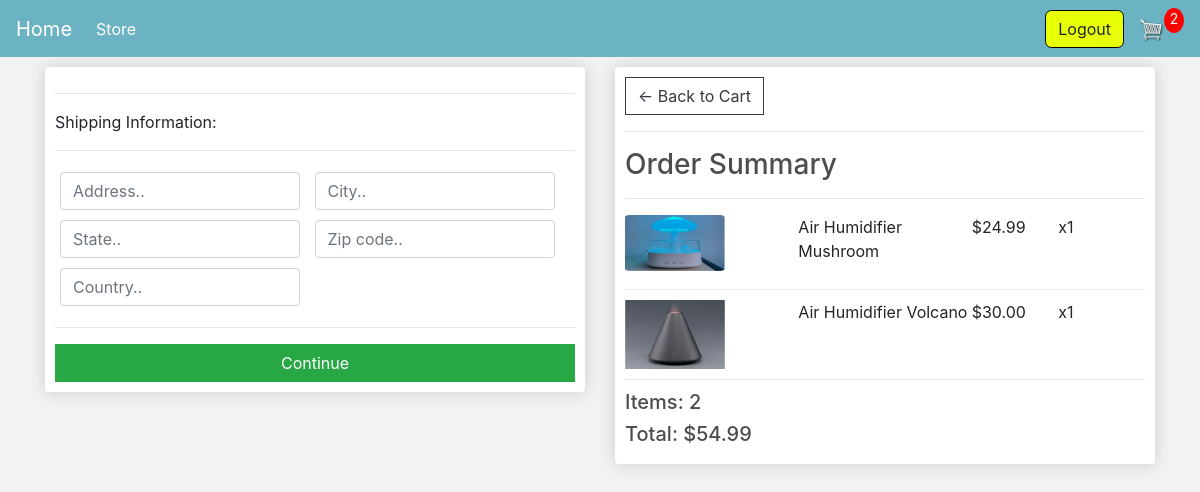
The app's page /checkout/ (signed in) with its own data.
### store/models.py (models this page shows, shortened)
class Order(models.Model):
    customer = models.ForeignKey(Customer, on_delete=models.SET_NULL, blank=True, null=True)
    date_ordered = models.DateTimeField(auto_now_add=True)
    complete = models.BooleanField(default=False, null = True, blank = False)
    transaction_id = models.CharField(max_length = 200, null=True)
    @property
    def shipping(self):
        shipping = False
        orderitems = self.orderitem_set.all()
        for i in orderitems :
            if i.product.digital == False:
                shipping = True
        return shipping
    @property
    def get_cart_total(self):
        orderitems = self.orderitem_set.all()
        total = sum([item.get_total for item in orderitems])
        return total
    def get_cart_items(self):
        orderitems = self.orderitem_set.all()
        total = sum([item.quantity for item in orderitems])
        return total

class OrderItem(models.Model):
    product = models.ForeignKey(Product, on_delete=models.SET_NULL, blank=True, null=True)
    order = models.ForeignKey(Order, on_delete=models.SET_NULL, blank=True, null=True)
    quantity = models.IntegerField(default=0, null=True, blank=True)
    date_added = models.DateTimeField(auto_now_add=True)
    @property
    def get_total(self):
        total = self.product.price * self.quantity
        return total

class Product(models.Model):
    name = models.CharField(max_length=200, null=True)
    price = models.DecimalField(max_digits=8, decimal_places=2)
    digital = models.BooleanField(default=False, null = True, blank = False) # might change blank and null again
    image =  models.ImageField(null=True, blank=True)
    @property
    def imageURL(self):
        try:
            url = self.image.url
        except:
            url = ''
        return url

### store/views.py (the view)
# urls.py: path('checkout/', views.checkout, name='checkout'),
def checkout(request):
    data = cartData(request)
    cartItems = data['cartItems']
    order = data['order']
    items = data['items']
    context = {'items' : items, 'order' : order, 'cartItems':cartItems}
    return render(request, 'store/checkout.html', context)

### store/utils.py (called while the page is built)
def cartData(request):
    if request.user.is_authenticated :
        customer = request.user.customer
        order, created = Order.objects.get_or_create(customer=customer, complete=False)
        items = order.orderitem_set.all()
        cartItems = order.get_cart_items
    else :
        cookieData = cookieCart(request)
        cartItems = cookieData['cartItems']
        order = cookieData['order']
        items = cookieData['items']
    return {'cartItems':cartItems, 'order':order, 'items':items}

### store/templates/store/checkout.html (shortened to what this page needs)
{% extends 'store/main.html' %}
{% load static %}
{% block content %}
<div class="row">
    <div class="col-lg-6">
        <div class="box-element" id="form-wrapper">
            <form id="form">
                <div id="shipping-info">
                    <hr>
                    <p>Shipping Information:</p>
                    <hr>
                    <div class="form-field">
                        <input class="form-control" type="text" name="address" placeholder="Address..">
                    </div>
                    <div class="form-field">
                        <input class="form-control" type="text" name="city" placeholder="City..">
                    </div>
                    <div class="form-field">
                        <input class="form-control" type="text" name="state" placeholder="State..">
                    </div>
                    <div class="form-field">
                        <input class="form-control" type="text" name="zipcode" placeholder="Zip code..">
                    </div>
                    <div class="form-field">
                        <input class="form-control" type="text" name="country" placeholder="Country..">
                    </div>
                </div>
                <hr>
                <input id="form-button" class="btn btn-success btn-block" type="submit" value="Continue">
            </form>
        </div>
        <br>
    </div>
    <div class="col-lg-6">
        <div class="box-element">
            <a  class="btn btn-outline-dark" href="{% url 'cart' %}">&#x2190; Back to Cart</a>
            <hr>
            <h3>Order Summary</h3>
            <hr>
            {% for item in items %}
            <div class="cart-row">
                <div style="flex:2"><img class="row-image" src="{{item.product.imageURL}}"></div>
                <div style="flex:2"><p>{{item.product.name}}</p></div>
                <div style="flex:1"><p>${{item.product.price}}</p></div>
                <div style="flex:1"><p>x{{item.quantity}}</p></div>
            </div>
            {% endfor %}
            <h5>Items: {{order.get_cart_items}}</h5>
            <h5>Total: ${{order.get_cart_total|floatformat:2}}</h5>
        </div>
    </div>
</div>
{% endblock content %}

### store/templates/store/main.html (shortened to what this page needs)
<!DOCTYPE html>
{% load static %}
<html lang="en">
<head>
	<link rel="stylesheet" href="https://stackpath.bootstrapcdn.com/bootstrap/4.4.1/css/bootstrap.min.css">
	<link rel="stylesheet" type="text/css" href="{% static 'css/main.css' %}">
</head>
<body>
    <nav class="navbar navbar-expand-lg navbar-dark bg-dark">
        <a class="navbar-brand" href="{% url 'home' %}">Home</a>
        <div class="collapse navbar-collapse" id="navbarSupportedContent">
            <ul class="navbar-nav mr-auto">
                <li class="nav-item active">
                <a class="nav-link" href="{% url 'store' %}">Store <span class="sr-only">(current)</span></a>
                </li>
            </ul>
            <div class="form-inline my-2 my-lg-0">
                {% if user.is_authenticated %}
                    <a href="{% url 'logout' %}"class="btn btn-warning animation2">Logout</a>
                {% else %}
                    <a href="{% url 'login' %}"class="btn btn-warning animation2" style="margin:0.5em">Login</a>
                    <a href="{% url 'register' %}"class="btn btn-warning animation2" style="margin:0.5em">Register</a>
                {% endif %}
                <a class="animation1" href="{% url 'cart' %}">
                    <img id="cart-icon" src="{% static 'images/cart.png' %}">
                </a>
                <p id="cart-total">{{cartItems}}</p>
            </div>
        </div>
      </nav>
    <div class="container">
        {% block content %}
        {% endblock content %}
    </div>
</body>
</html>

### static/css/main.css (style rules this page uses)
body { background-color: hsl(0, 0%, 95%); }
h1,h2,h3,h4,h5,h6 { color:hsl(0, 0%, 30%); }
.box-element { box-shadow:hsl(0, 0%, 80%) 0 0 16px; background-color: #fff; border-radius: 4px; padding: 10px; }
.bg-dark { background-color: #6bb3c3!important; }
#cart-icon { width:25px; display: inline-block; margin-left: 15px; }
#cart-total { display: block; text-align: center; color:#fff; background-color: red; width: 20px; height: 25px; border-radius: 50%; font-size: 14px; }
.col-lg-4, .col-lg-6, .col-lg-8, .col-lg-12 { margin-top: 10px; }
.btn { border-radius: 0; }
.row-image { width: 100px; }
.form-field { width:250px; display: inline-block; padding: 5px; }
.cart-row { display: flex; align-items: flex-stretch; padding-bottom: 10px; margin-bottom: 10px; border-bottom: 1px solid #ececec; }
.btn-warning { background-color: #e7ff07; border-color: #000000; border-radius: 0.4em; }
.animation1 img { transition: all 0.5s ease; }
.animation2 { transition: all 0.2s ease; }

### records on screen
Order: id.quantity "2", get_cart_items "2", get_cart_total "54.99"
OrderItem: product.imageURL (picture), product.name "Air Humidifier Mushroom", product.price "24.99", quantity "1"
OrderItem: product.imageURL (picture), product.name "Air Humidifier Volcano", product.price "30.00", quantity "1"
